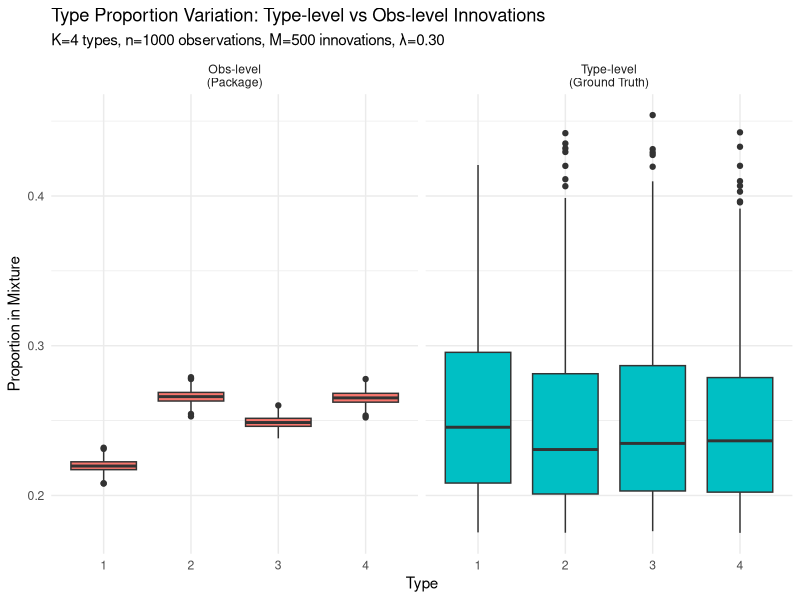
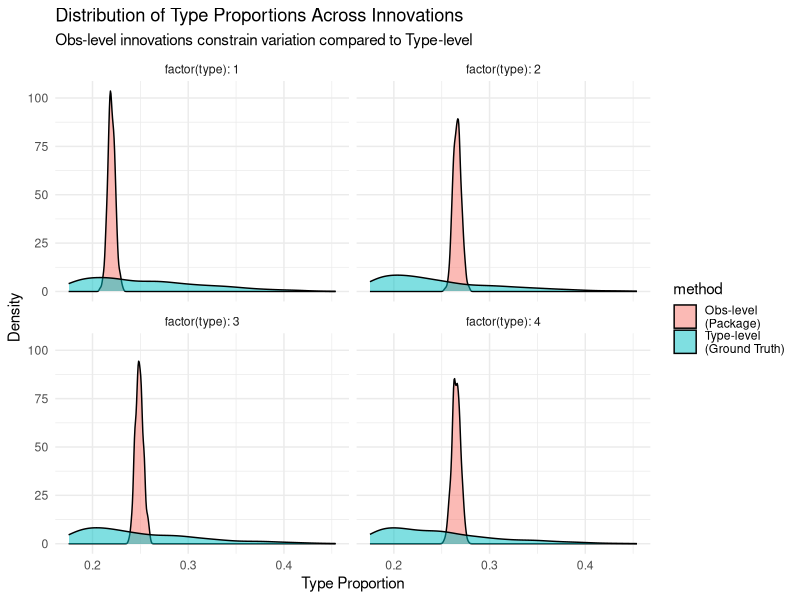

These figures' R source, in order:
#!/usr/bin/env Rscript

#' TEST: Innovation Distribution Mismatch (Observation-level vs Type-level)
#'
#' REAL ISSUE IDENTIFIED:
#'   - Ground truth: Dirichlet(1,1,1,1) over K=4 TYPES → high variation
#'   - Package method: Dirichlet(1,...,1) over n=1000 OBSERVATIONS → low variation
#'
#' For K=4, observation-level Dirichlet cannot create the type proportion
#' variation that type-level Dirichlet creates!

library(MCMCpack)
library(dplyr)
library(tibble)
library(ggplot2)

set.seed(20260324)

cat("================================================================\n")
cat("TEST: Innovation Distribution Mismatch\n")
cat("================================================================\n\n")

K <- 4
n <- 1000
M <- 500
lambda <- 0.3

# Generate baseline with uniform type distribution
types_baseline <- sample(1:K, size = n, replace = TRUE, prob = rep(1/K, K))
cat("Baseline type distribution:\n")
print(table(types_baseline) / n)
cat("\n")

# METHOD 1: TYPE-LEVEL innovations (ground truth approach)
cat("METHOD 1: Type-level Dirichlet(1,1,1,1) over K=4 types\n")
cat("--------------------------------------------------------\n")

type_props_method1 <- matrix(NA, nrow = M, ncol = K)

for (m in 1:M) {
  # Generate innovation over TYPES
  type_weights_m <- rdirichlet(1, rep(1, K))[1,]

  # Form mixture: Q = (1-λ)P₀ + λΠ̃
  p0_type_props <- rep(1/K, K)
  q_m_type_props <- (1 - lambda) * p0_type_props + lambda * type_weights_m

  type_props_method1[m, ] <- q_m_type_props
}

cat(sprintf("  Generated %d innovations\n", M))
cat("  Type proportion ranges:\n")
for (k in 1:K) {
  cat(sprintf("    Type %d: [%.3f, %.3f], SD=%.3f\n",
              k, min(type_props_method1[, k]), max(type_props_method1[, k]),
              sd(type_props_method1[, k])))
}
cat("\n")

# METHOD 2: OBSERVATION-LEVEL innovations (package approach)
cat("METHOD 2: Observation-level Dirichlet(1,...,1) over n=1000 observations\n")
cat("------------------------------------------------------------------------\n")

type_props_method2 <- matrix(NA, nrow = M, ncol = K)

for (m in 1:M) {
  # Generate innovation over OBSERVATIONS (THIS IS WHAT THE PACKAGE DOES)
  obs_weights_m <- rdirichlet(1, rep(1, n))[1,]

  # Form mixture over observations
  p0_obs_weights <- rep(1/n, n)
  q_m_obs_weights <- (1 - lambda) * p0_obs_weights + lambda * obs_weights_m

  # Compute implied type proportions
  # (sum weights of observations belonging to each type)
  q_m_type_props <- numeric(K)
  for (k in 1:K) {
    q_m_type_props[k] <- sum(q_m_obs_weights[types_baseline == k])
  }

  type_props_method2[m, ] <- q_m_type_props
}

cat(sprintf("  Generated %d innovations\n", M))
cat("  Type proportion ranges:\n")
for (k in 1:K) {
  cat(sprintf("    Type %d: [%.3f, %.3f], SD=%.3f\n",
              k, min(type_props_method2[, k]), max(type_props_method2[, k]),
              sd(type_props_method2[, k])))
}
cat("\n")

# COMPARISON
cat("================================================================\n")
cat("COMPARISON: Variation in Type Proportions\n")
cat("================================================================\n\n")

cat("Standard deviation of type proportions:\n")
sd_comparison <- tibble(
  Type = 1:K,
  `Type-level (Ground Truth)` = apply(type_props_method1, 2, sd),
  `Obs-level (Package)` = apply(type_props_method2, 2, sd),
  Ratio = apply(type_props_method1, 2, sd) / apply(type_props_method2, 2, sd)
)
print(sd_comparison)
cat("\n")

cat("Mean ratio: Type-level has %.1fx more variation than Obs-level\n\n",
    mean(sd_comparison$Ratio))

# IMPLICATION FOR CORRELATIONS
cat("================================================================\n")
cat("IMPLICATION: Treatment Effect Variation\n")
cat("================================================================\n\n")

cat("When type proportions vary more:\n")
cat("  • Treatment effects (weighted sums) vary more\n")
cat("  • SD(ΔS) and SD(ΔY) are larger\n")
cat("  • Correlation signal is stronger\n\n")

cat("When type proportions are constrained (obs-level):\n")
cat("  • Type proportions stay near baseline (25%, 25%, 25%, 25%)\n")
cat("  • Treatment effects change little across innovations\n")
cat("  • Correlation is dampened\n\n")

# VISUALIZATION
cat("Creating visualization...\n")

plot_data <- bind_rows(
  tibble(
    method = "Type-level\n(Ground Truth)",
    type = rep(1:K, each = M),
    proportion = as.vector(type_props_method1)
  ),
  tibble(
    method = "Obs-level\n(Package)",
    type = rep(1:K, each = M),
    proportion = as.vector(type_props_method2)
  )
)

p1 <- ggplot(plot_data, aes(x = factor(type), y = proportion, fill = method)) +
  geom_boxplot() +
  facet_wrap(~ method) +
  labs(
    title = "Type Proportion Variation: Type-level vs Obs-level Innovations",
    subtitle = sprintf("K=%d types, n=%d observations, M=%d innovations, λ=%.2f", K, n, M, lambda),
    x = "Type",
    y = "Proportion in Mixture"
  ) +
  theme_minimal() +
  theme(legend.position = "none")

ggsave("sims/results/innovation_mismatch_boxplot.png", p1, width = 10, height = 5, dpi = 300)

# Density plot
p2 <- ggplot(plot_data, aes(x = proportion, fill = method)) +
  geom_density(alpha = 0.5) +
  facet_wrap(~ factor(type), labeller = label_both) +
  labs(
    title = "Distribution of Type Proportions Across Innovations",
    subtitle = "Obs-level innovations constrain variation compared to Type-level",
    x = "Type Proportion",
    y = "Density"
  ) +
  theme_minimal()

ggsave("sims/results/innovation_mismatch_density.png", p2, width = 10, height = 6, dpi = 300)

cat("Plots saved to sims/results/\n\n")

# DEMONSTRATE THE IMPACT ON TREATMENT EFFECTS
cat("================================================================\n")
cat("IMPACT ON TREATMENT EFFECTS\n")
cat("================================================================\n\n")

# Population treatment effects by type
tau_s <- c(-0.6, -0.2, 0.2, 0.6)
tau_y <- c(-0.5, -0.1, 0.1, 0.5)

cat(sprintf("Population effects: τ_S = (%s), τ_Y = (%s)\n",
            paste(tau_s, collapse=", "),
            paste(tau_y, collapse=", ")))
cat(sprintf("Population correlation: %.3f\n\n", cor(tau_s, tau_y)))

# Compute treatment effects under each method's type proportions
te_method1 <- matrix(NA, nrow = M, ncol = 2)
te_method2 <- matrix(NA, nrow = M, ncol = 2)

for (m in 1:M) {
  # Method 1: Type-level
  te_method1[m, 1] <- sum(type_props_method1[m, ] * tau_s)
  te_method1[m, 2] <- sum(type_props_method1[m, ] * tau_y)

  # Method 2: Obs-level
  te_method2[m, 1] <- sum(type_props_method2[m, ] * tau_s)
  te_method2[m, 2] <- sum(type_props_method2[m, ] * tau_y)
}

cat("Treatment effect variation:\n")
cat(sprintf("  Type-level:  SD(ΔS)=%.4f, SD(ΔY)=%.4f, cor=%.3f\n",
            sd(te_method1[, 1]), sd(te_method1[, 2]), cor(te_method1[, 1], te_method1[, 2])))
cat(sprintf("  Obs-level:   SD(ΔS)=%.4f, SD(ΔY)=%.4f, cor=%.3f\n",
            sd(te_method2[, 1]), sd(te_method2[, 2]), cor(te_method2[, 1], te_method2[, 2])))
cat(sprintf("  Ratio (Type/Obs): SD ratio=%.2fx, correlation ratio=%.2fx\n\n",
            sd(te_method1[, 1]) / sd(te_method2[, 1]),
            cor(te_method1[, 1], te_method1[, 2]) / cor(te_method2[, 1], te_method2[, 2])))

cat("================================================================\n")
cat("CONCLUSION\n")
cat("================================================================\n\n")

cat("The K=4 validation failure is caused by INNOVATION MISMATCH:\n\n")

cat("Ground truth uses:\n")
cat("  Dirichlet(1,1,1,1) over K=4 types\n")
cat("  → High variation in type proportions\n")
cat("  → High variation in treatment effects\n")
cat("  → Correlation ≈ %.3f\n\n", cor(te_method1[, 1], te_method1[, 2]))

cat("Package method uses:\n")
cat("  Dirichlet(1,...,1) over n=1000 observations\n")
cat("  → Type proportions constrained near baseline\n")
cat("  → Low variation in treatment effects\n")
cat("  → Correlation ≈ %.3f (%.0f%% of truth)\n\n",
    cor(te_method2[, 1], te_method2[, 2]),
    100 * cor(te_method2[, 1], te_method2[, 2]) / cor(te_method1[, 1], te_method1[, 2]))

cat("SOLUTION:\n")
cat("  Modify package to use TYPE-LEVEL innovations when types are observed:\n")
cat("    innovations <- rdirichlet(n_innovations, rep(alpha, K))  # Over K types\n")
cat("  Then map type innovations to observation-level weights\n\n")

cat("WHY K matters:\n")
cat("  • K=4: Obs-level gives %.0f%% of type-level variation\n",
    100 * sd(type_props_method2[, 1]) / sd(type_props_method1[, 1]))
cat("  • K=500: Obs-level and type-level become similar\n")
cat("    (each type has only ~2 observations, less distinction)\n\n")

cat("================================================================\n")
cat("Test complete!\n")
cat("================================================================\n")
